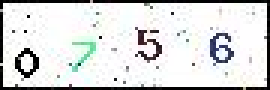
#> input picture data/images/for_test/vericode_2.jpg, 90 x 30 px (shown 3 times larger)
$ python show_sperated_nums.py   (older library calls are emulated)
#> lines starting #> are read from the running program, lines starting #| are printed output that depends on the picture; after the words box and inside, x2 and y2 are one past the last pixel; in counts of white or black regions, pixels touching at a corner belong together
# created at 2018-09-28

# Author:   coneypo
# Blog:     http://www.cnblogs.com/AdaminXie
# GitHub:   https://github.com/coneypo/Vericode_decoder

# show bounding rectangles of image

import cv2
import numpy as np

path_test_image = "../data/images/for_test/vericode_2.jpg"


def show_bounding_rect(path_image):

#> called with path_image = '../data/images/for_test/vericode_2.jpg'
    img = cv2.imread(path_image)
#> img is the input picture: shape (30, 90, 3); mean B, G, R 218.3, 218.6, 217.3
    img_gray = cv2.cvtColor(img, cv2.COLOR_BGR2GRAY)
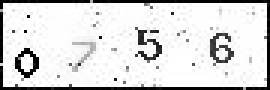
#> img_gray: shape (30, 90) (shown 3 times larger); min 0, max 255, mean 218.2

    # 反转颜色
    ret, img_inv = cv2.threshold(img_gray, 127, 255, cv2.THRESH_BINARY_INV)
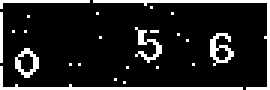
#> img_inv: shape (30, 90) (shown 3 times larger); 13.6% white in thin lines or dots

    # 返回三个值，图像，轮廓，轮廓的层析结构
    image, contours, hierarchy = cv2.findContours(img_inv, cv2.RETR_EXTERNAL, cv2.CHAIN_APPROX_SIMPLE)
#> contours = 24 contours, 22 with area under 20; largest, box (x1, y1, x2, y2) and area: (5, 16, 13, 26) 45, (70, 11, 78, 22) 34

    print("Nums of contours:", len(contours), "\n")
#| Nums of contours: 24
    contours_list = []

    # ii = 0,1,2,3
    for ii in range(len(contours)):
        contours_list.append(contours[3 - ii])
#> this loop made 24 passes
#> after the loop, contours_list has the same summary as contours

    # 外矩阵
    # cv2.boundingRect 计算轮廓的垂直边界最小矩形
    for i in range(len(contours)):
        x, y, w, h = cv2.boundingRect(contours_list[i])
        print("Number:", i+1)
        print("Position:(", x, ",", y, ')\t', "(", x + w, ",", y + h, ")")
        cv2.rectangle(img, (x, y), (x + w, y + h), (0, 255, 0), 1)

        print('\n')
#> this loop made 24 passes
#> (x, y, w, h) on passes 1 to 12: (42, 22, 1, 1), (52, 22, 1, 1), (38, 26, 1, 1), (41, 27, 1, 1), (0, 0, 30, 3), (31, 0, 59, 30), (50, 2, 1, 1), (0, 4, 1, 17), (32, 4, 1, 1), (57, 4, 1, 1), (9, 5, 1, 1), (45, 9, 9, 12)
#> (printed output is left out)
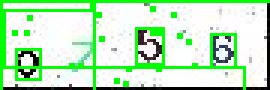
#> img: shape (30, 90, 3) (shown 3 times larger); 16.74% of pixels changed, all inside (x1, y1, x2, y2) = (0, 0, 90, 30)
    print('\n')

    cv2.imshow("img", img)
    cv2.waitKey(0)


show_bounding_rect(path_test_image)
